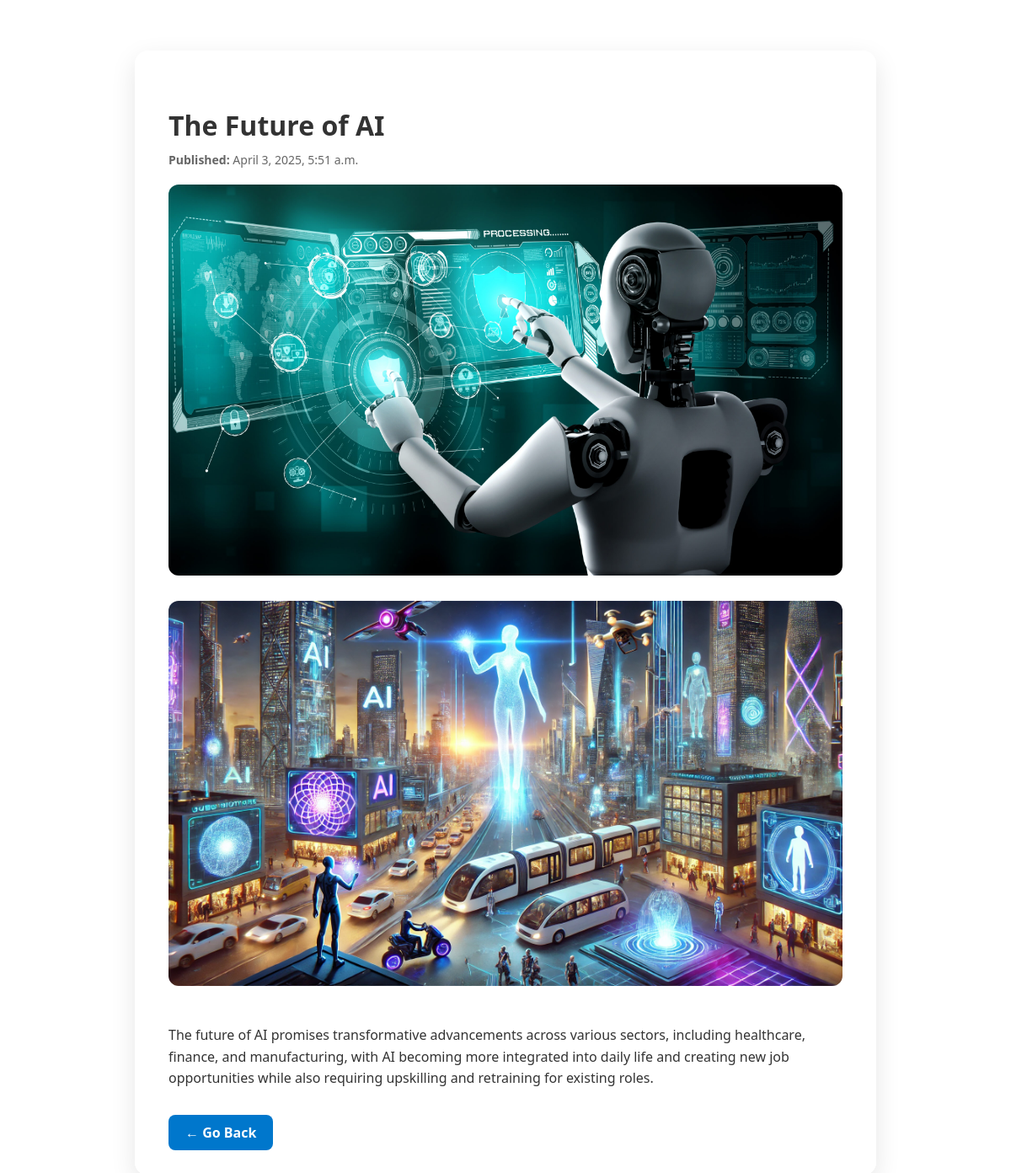
Page /blog/post/1/ on the committed database.
### blog/models.py (models this page shows, shortened)
class Post(models.Model):
    title = models.CharField(max_length=100)
    content = models.TextField()
    image = models.ImageField(upload_to='post_images/', blank=True, null=True)
    image2 = models.ImageField(upload_to='post_images/', blank=True, null=True)
    published_date = models.DateTimeField(auto_now_add=True)

### blog/views.py (the view)
# urls.py: path('post/<int:id>/', views.view_post, name='view_post'),
def view_post(request, id):
    post = get_object_or_404(Post, id=id)
    return render(request, 'blog/view_post.html', {'post': post})

### blog/templates/blog/view_post.html (shortened to what this page needs)
    <!DOCTYPE html>
<html lang="{{ LANGUAGE_CODE|default:'en' }}">
<head>
</head>
<body>
    <article class="post-container">
        <header>
            <h1>{{ post.title }}</h1>
            <div class="date"><strong>Published:</strong> {{ post.published_date }}</div>
        </header>
        {% if post.image %}
            <img src="{{ post.image.url }}" alt="Post image" class="post-image">
        {% endif %}
        {% if post.image2 %}
            <img src="{{ post.image2.url }}" alt="Post image" class="post-image">
        {% endif %}
        <section class="content">
            {{ post.content|linebreaks }}
        </section>
        <footer>
            <a href="{% url 'index' %}" class="back-button">← Go Back</a>
        </footer>
    </article>
</body>
</html>

### blog/templates/blog/view_post.html (style rules this page uses)
body { margin: 0; padding: 0; font-family: 'Segoe UI', Tahoma, Geneva, Verdana, sans-serif; background-image: url('https://btsdiary.files.wordpress.com/2015/01/blog-background.png'); background-size: cover; background-position: center; background-attachment: fixed; color: #333; }
.post-container { max-width: 800px; margin: 60px auto; background: rgba(255, 255, 255, 0.95); padding: 40px; border-radius: 16px; box-shadow: 0 10px 30px rgba(0,0,0,0.1); }
h1 { font-size: 32px; margin-bottom: 10px; }
.date { font-size: 14px; color: #666; margin-bottom: 20px; }
.post-image { max-width: 100%; border-radius: 12px; margin-bottom: 25px; }
.content { font-size: 16px; line-height: 1.6; margin-bottom: 40px; }
a.back-button { text-decoration: none; color: #fff; background-color: #0077cc; padding: 10px 20px; border-radius: 8px; font-weight: bold; transition: background 0.3s ease; }

### rows in the picture
Post: title "The Future of AI", published_date "April 3, 2025, 5:51 a.m.", image (picture), image2 (picture), content "The future of AI promises transformative advancements across various sectors, including healthcare, finance, and manufacturing, with AI becoming more integrated into daily life and creating new job opportunities while also requiring upskilling and retraining for existing roles."
